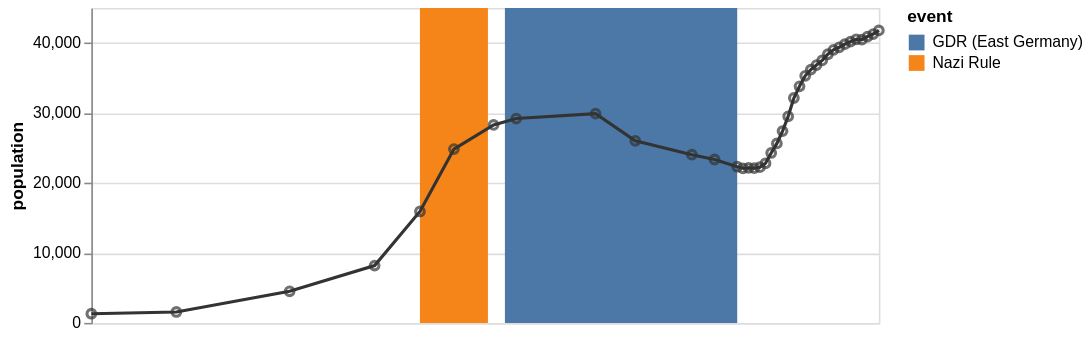

The specification (Vega-Lite) saved for this image:
### Vega specification from a JSON file in a GitHub repository (floating-point values rounded to 4 significant figures)
{"$schema": "https://vega.github.io/schema/vega/v5.json", "description": "The population of the German city of Falkensee over time", "background": "white", "padding": 5, "width": 500, "height": 200, "style": "cell", "data": [{"name": "source_0", "values": [{"year": "1875", "population": 1309}, {"year": "1890", "population": 1558}, {"year": "1910", "population": 4512}, {"year": "1925", "population": 8180}, {"year": "1933", "population": 15915}, {"year": "1939", "population": 24824}, {"year": "1946", "population": 28275}, {"year": "1950", "population": 29189}, {"year": "1964", "population": 29881}, {"year": "1971", "population": 26007}, {"year": "1981", "population": 24029}, {"year": "1985", "population": 23340}, {"year": "1989", "population": 22307}, {"year": "1990", "population": 22087}, {"year": "1991", "population": 22139}, {"year": "1992", "population": 22105}, {"year": "1993", "population": 22242}, {"year": "1994", "population": 22801}, {"year": "1995", "population": 24273}, {"year": "1996", "population": 25640}, {"year": "1997", "population": 27393}, {"year": "1998", "population": 29505}, {"year": "1999", "population": 32124}, {"year": "2000", "population": 33791}, {"year": "2001", "population": 35297}, {"year": "2002", "population": 36179}, {"year": "2003", "population": 36829}, {"year": "2004", "population": 37493}, {"year": "2005", "population": 38376}, {"year": "2006", "population": 39008}, {"year": "2007", "population": 39366}, {"year": "2008", "population": 39821}, {"year": "2009", "population": 40179}, {"year": "2010", "population": 40511}, {"year": "2011", "population": 40465}, {"year": "2012", "population": 40905}, {"year": "2013", "population": 41258}, {"year": "2014", "population": 41777}]}, {"name": "source_1", "values": [{"start": "1933", "end": "1945", "event": "Nazi Rule"}, {"start": "1948", "end": "1989", "event": "GDR (East Germany)"}]}, {"name": "data_0", "source": "source_0", "transform": [{"type": "formula", "expr": "timeParse(datum[\"year\"],'%Y')", "as": "year"}, {"field": "year", "type": "timeunit", "units": ["year"], "as": ["year_year", "year_year_end"]}]}, {"name": "data_1", "source": "data_0", "transform": [{"type": "filter", "expr": "(isDate(datum[\"year_year\"]) || (isValid(datum[\"year_year\"]) && isFinite(+datum[\"year_year\"]))) && isValid(datum[\"population\"]) && isFinite(+datum[\"population\"])"}]}, {"name": "data_2", "source": "source_1", "transform": [{"type": "formula", "expr": "timeParse(datum[\"start\"],'%Y')", "as": "start"}, {"type": "formula", "expr": "timeParse(datum[\"end\"],'%Y')", "as": "end"}, {"field": "start", "type": "timeunit", "units": ["year"], "as": ["year_start", "year_start_end"]}, {"field": "end", "type": "timeunit", "units": ["year"], "as": ["year_end", "year_end_end"]}, {"type": "filter", "expr": "(isDate(datum[\"year_start\"]) || (isValid(datum[\"year_start\"]) && isFinite(+datum[\"year_start\"])))"}]}], "marks": [{"name": "layer_0_marks", "type": "rect", "style": ["rect"], "from": {"data": "data_2"}, "encode": {"update": {"fill": {"scale": "color", "field": "event"}, "x": {"scale": "x", "field": "year_start"}, "x2": {"scale": "x", "field": "year_end"}, "y": {"value": 0}, "y2": {"field": {"group": "height"}}}}}, {"name": "layer_1_marks", "type": "line", "style": ["line"], "sort": {"field": "datum[\"year_year\"]"}, "from": {"data": "data_0"}, "encode": {"update": {"stroke": {"value": "#333"}, "x": {"scale": "x", "field": "year_year"}, "y": {"scale": "y", "field": "population"}, "defined": {"signal": "isValid(datum[\"year_year\"]) && isFinite(+datum[\"year_year\"]) && isValid(datum[\"population\"]) && isFinite(+datum[\"population\"])"}}}}, {"name": "layer_2_marks", "type": "symbol", "style": ["point"], "from": {"data": "data_1"}, "encode": {"update": {"opacity": {"value": 0.7}, "fill": {"value": "transparent"}, "stroke": {"value": "#333"}, "x": {"scale": "x", "field": "year_year"}, "y": {"scale": "y", "field": "population"}}}}], "scales": [{"name": "x", "type": "time", "domain": {"fields": [{"data": "data_2", "field": "year_start"}, {"data": "data_2", "field": "year_end"}, {"data": "data_0", "field": "year_year"}, {"data": "data_1", "field": "year_year"}]}, "range": [0, {"signal": "width"}]}, {"name": "color", "type": "ordinal", "domain": {"data": "data_2", "field": "event", "sort": true}, "range": "category"}, {"name": "y", "type": "linear", "domain": {"fields": [{"data": "data_0", "field": "population"}, {"data": "data_1", "field": "population"}]}, "range": [{"signal": "height"}, 0], "nice": true, "zero": true}], "axes": [{"scale": "y", "orient": "left", "gridScale": "x", "grid": true, "tickCount": {"signal": "ceil(height/40)"}, "domain": false, "labels": false, "maxExtent": 0, "minExtent": 0, "ticks": false, "zindex": 0}, {"scale": "y", "orient": "left", "grid": false, "title": "population", "labelOverlap": true, "tickCount": {"signal": "ceil(height/40)"}, "zindex": 0}], "legends": [{"fill": "color", "symbolType": "square", "title": "event"}]}
